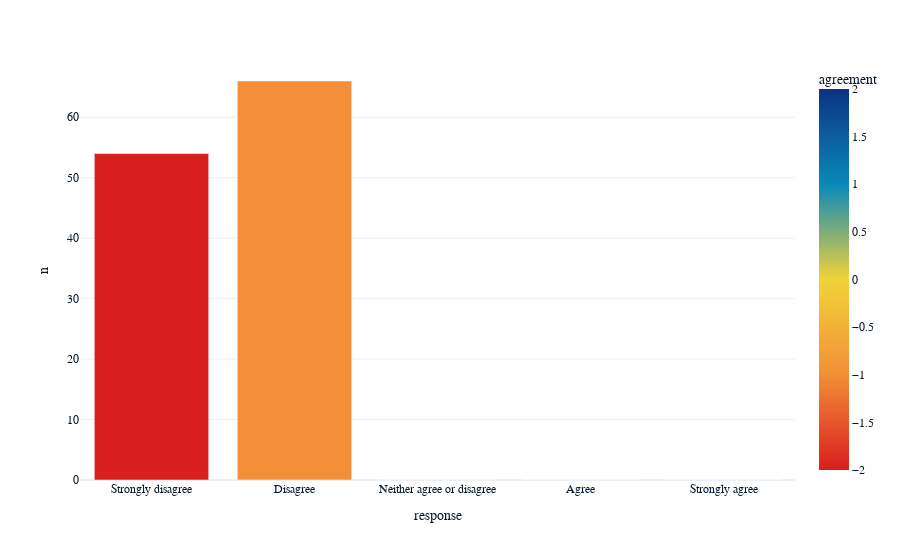

Write notebook code for a chart like this one.
### Code cell
px.bar(
    q7_1_counts,
    x="response",
    y="n",
    color="agreement",
    color_continuous_scale= px.colors.diverging.Portland_r
)

### Figure 1 — Plotly figure (JSON) as saved in the notebook; plotly's stock layout.template omitted (floating-point values rounded to 4 significant figures)
{"data": [{"alignmentgroup": "True", "hovertemplate": "response=%{x}<br>n=%{y}<br>agreement=%{marker.color}<extra></extra>", "legendgroup": "", "marker": {"color": [-2, -1, 0, 1, 2], "coloraxis": "coloraxis", "pattern": {"shape": ""}}, "name": "", "offsetgroup": "", "orientation": "v", "showlegend": false, "textposition": "auto", "x": ["Strongly disagree", "Disagree", "Neither agree or disagree", "Agree", "Strongly agree"], "xaxis": "x", "y": [54, 66, 0, 0, 0], "yaxis": "y", "type": "bar"}], "layout": {"xaxis": {"anchor": "y", "domain": [0, 1], "title": {"text": "response"}}, "yaxis": {"anchor": "x", "domain": [0, 1], "title": {"text": "n"}}, "coloraxis": {"colorbar": {"title": {"text": "agreement"}}, "colorscale": [[0, "rgb(217,30,30)"], [0.25, "rgb(242,143,56)"], [0.5, "rgb(242,211,56)"], [0.75, "rgb(10,136,186)"], [1, "rgb(12,51,131)"]]}, "legend": {"tracegroupgap": 0}, "margin": {"t": 60}, "barmode": "relative"}}
